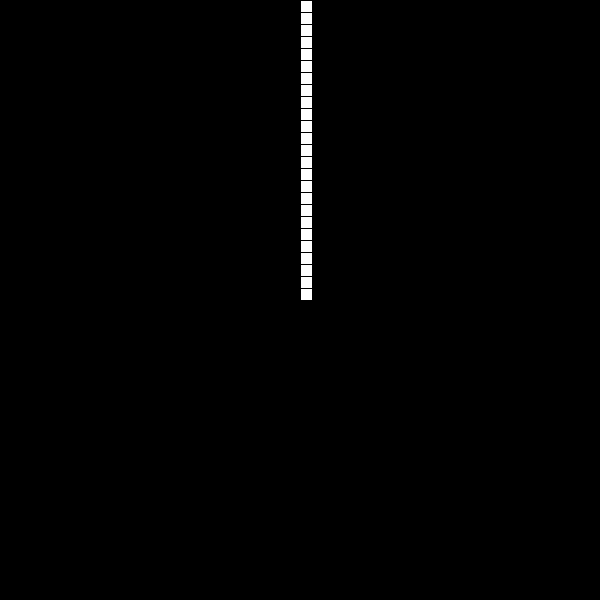
Frame 1 (no input)
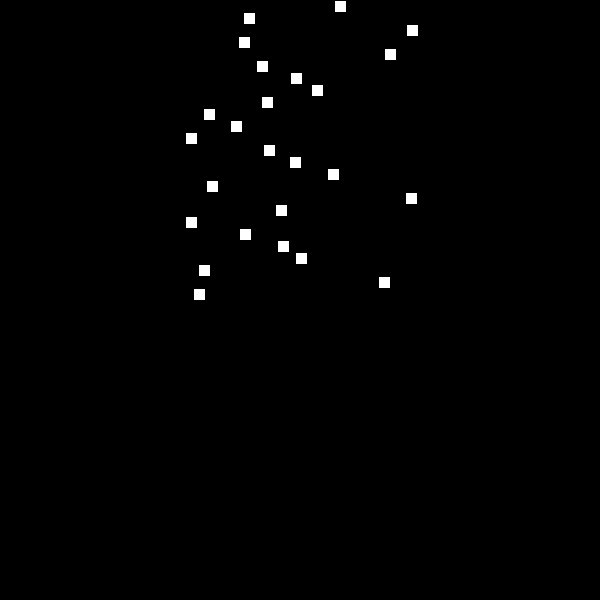
Frame 60 (the mouse pressed at the canvas centre just before this capture)
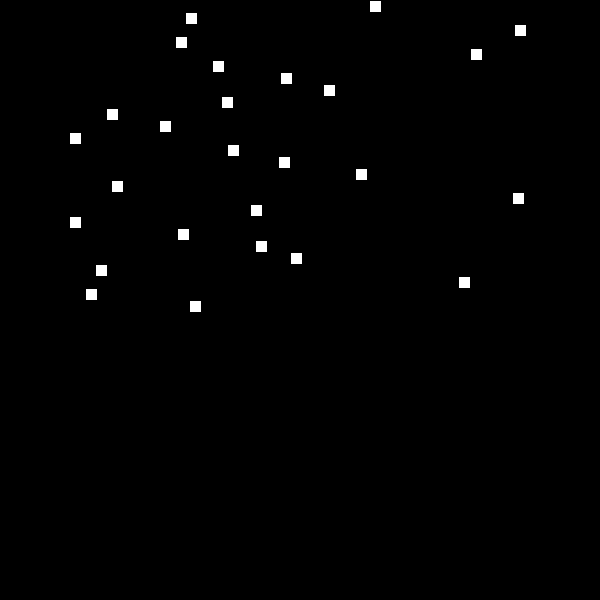
Frame 120 (the mouse held since frame 60 and released just before this capture)

The Processing sketch that drew these frames (run headless with seeded random() and noise(); from frame 60 on, the mouse is pressed at the canvas centre):

// Processing sketch: arregloSimple
// ── arregloSimple.pde
float px1, px2, px3;
float dx1, dx2, dx3;
int tam;
int cant = 50;
float [] px = new float[cant];
float [] dx; 
int parcial = 25;
void setup() {
  size(600, 600);
  dx = new float[cant];
  tam = height/cant;
  /*px[0] = width/2;
   px[1] = width/2;
   px[2] = width/2;*/
  for (int i=0; i<cant; i++) {
    px[i] = width/2;
    dx[i] = random(-2, 2);
  }


  /*px1 = width/2;
   px2 = width/2;
   px3 = width/2;
   dx1 = random(-2, 2);
   dx2 = random(-2, 2);
   dx3 = random(-2, 2);*/
}
void draw() {
  background(0);
  /*rect(px1, 0, 50, 50);
   rect(px2, 50, 50, 50);
   rect(px3, 100, 50, 50);
   px1 += dx1;
   px2 += dx2;
   px3 += dx3;*/
  for (int i=0; i<parcial; i++) {
    rect(px[i], i*tam, tam, tam);
    //px[i] = px[i]+dx[i];
    if (px[i]>width-tam || px[i]<0) {
      dx[i] *= -1;
    }
    px[i] += dx[i];
  }
}
void mousePressed() {
  if (parcial<cant-1) {
    parcial ++;
  }
}
